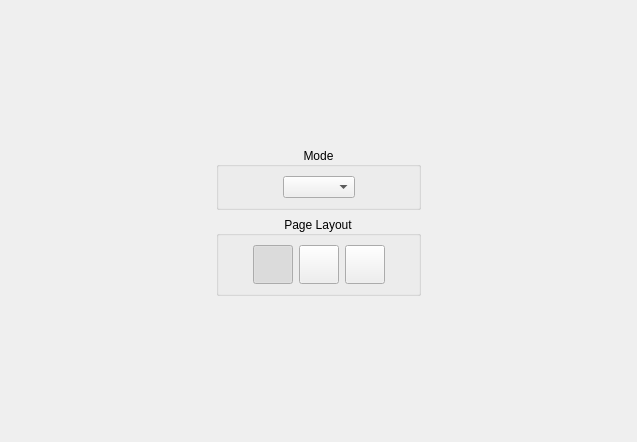
         <widget class="QWidget" name="scrollAreaWidgetContents">
          <property name="geometry">
           <rect>
            <x>0</x>
            <y>0</y>
            <width>637</width>
            <height>442</height>
           </rect>
          </property>
          <layout class="QGridLayout" name="gridLayout_2">
           <item row="1" column="1">
            <widget class="QGroupBox" name="layoutModeGroupBox">
             <property name="title">
              <string>Mode</string>
             </property>
             <property name="alignment">
              <set>Qt::AlignCenter</set>
             </property>
             <layout class="QHBoxLayout" name="horizontalLayout_25">
              <item>
               <spacer name="horizontalSpacer_57">
                <property name="orientation">
                 <enum>Qt::Horizontal</enum>
                </property>
                <property name="sizeHint" stdset="0">
                 <size>
                  <width>1</width>
                  <height>1</height>
                 </size>
                </property>
               </spacer>
              </item>
              <item>
               <widget class="QComboBox" name="layoutModeCB"/>
              </item>
              <item>
               <spacer name="horizontalSpacer_58">
                <property name="orientation">
                 <enum>Qt::Horizontal</enum>
                </property>
                <property name="sizeHint" stdset="0">
                 <size>
                  <width>1</width>
                  <height>1</height>
                 </size>
                </property>
               </spacer>
              </item>
             </layout>
            </widget>
           </item>
           <item row="2" column="1">
            <widget class="QGroupBox" name="pageLayoutGroup">
             <property name="title">
              <string>Page Layout</string>
             </property>
             <property name="alignment">
              <set>Qt::AlignCenter</set>
             </property>
             <layout class="QVBoxLayout" name="verticalLayout_8">
              <item>
               <layout class="QHBoxLayout" name="horizontalLayout_2">
                <property name="sizeConstraint">
                 <enum>QLayout::SetDefaultConstraint</enum>
                </property>
                <item>
                 <spacer name="horizontalSpacer_5">
                  <property name="orientation">
                   <enum>Qt::Horizontal</enum>
                  </property>
                  <property name="sizeHint" stdset="0">
                   <size>
                    <width>1</width>
                    <height>1</height>
                   </size>
                  </property>
                 </spacer>
                </item>
                <item>
                 <widget class="QToolButton" name="singlePageUncutBtn">
                  <property name="icon">
                   <iconset resource="../resources/resources.qrc">
                    <normaloff>:/icons/single_page_uncut.png</normaloff>
                    <normalon>:/icons/single_page_uncut_selected.png</normalon>:/icons/single_page_uncut.png</iconset>
                  </property>
                  <property name="iconSize">
                   <size>
                    <width>32</width>
                    <height>32</height>
                   </size>
                  </property>
                  <property name="checkable">
                   <bool>true</bool>
                  </property>
                  <property name="checked">
                   <bool>true</bool>
                  </property>
                  <property name="autoExclusive">
                   <bool>true</bool>
                  </property>
                 </widget>
                </item>
                <item>
                 <widget class="QToolButton" name="pagePlusOffcutBtn">
                  <property name="icon">
                   <iconset resource="../resources/resources.qrc">
                    <normaloff>:/icons/right_page_plus_offcut.png</normaloff>
                    <normalon>:/icons/right_page_plus_offcut_selected.png</normalon>:/icons/right_page_plus_offcut.png</iconset>
                  </property>
                  <property name="iconSize">
                   <size>
                    <width>32</width>
                    <height>32</height>
                   </size>
                  </property>
                  <property name="checkable">
                   <bool>true</bool>
                  </property>
                  <property name="checked">
                   <bool>false</bool>
                  </property>
                  <property name="autoExclusive">
                   <bool>true</bool>
                  </property>
                 </widget>
                </item>
                <item>
                 <widget class="QToolButton" name="twoPagesBtn">
                  <property name="icon">
                   <iconset resource="../resources/resources.qrc">
                    <normaloff>:/icons/two_pages.png</normaloff>
                    <normalon>:/icons/two_pages_selected.png</normalon>:/icons/two_pages.png</iconset>
                  </property>
                  <property name="iconSize">
                   <size>
                    <width>32</width>
                    <height>32</height>
                   </size>
                  </property>
                  <property name="checkable">
                   <bool>true</bool>
                  </property>
                  <property name="autoExclusive">
                   <bool>true</bool>
                  </property>
                 </widget>
                </item>
                <item>
                 <spacer name="horizontalSpacer_6">
                  <property name="orientation">
                   <enum>Qt::Horizontal</enum>
                  </property>
                  <property name="sizeHint" stdset="0">
                   <size>
                    <width>1</width>
                    <height>1</height>
                   </size>
                  </property>
                 </spacer>
                </item>
               </layout>
              </item>
             </layout>
            </widget>
           </item>
           <item row="2" column="0">
            <spacer name="horizontalSpacer_7">
             <property name="orientation">
              <enum>Qt::Horizontal</enum>
             </property>
             <property name="sizeHint" stdset="0">
              <size>
               <width>1</width>
               <height>1</height>
              </size>
             </property>
            </spacer>
           </item>
           <item row="2" column="2">
            <spacer name="horizontalSpacer_8">
             <property name="orientation">
              <enum>Qt::Horizontal</enum>
             </property>
             <property name="sizeHint" stdset="0">
              <size>
               <width>1</width>
               <height>1</height>
              </size>
             </property>
            </spacer>
           </item>
           <item row="0" column="1">
            <spacer name="verticalSpacer_3">
             <property name="orientation">
              <enum>Qt::Vertical</enum>
             </property>
             <property name="sizeHint" stdset="0">
              <size>
               <width>1</width>
               <height>1</height>
              </size>
             </property>
            </spacer>
           </item>
           <item row="3" column="1">
            <spacer name="verticalSpacer_4">
             <property name="orientation">
              <enum>Qt::Vertical</enum>
             </property>
             <property name="sizeHint" stdset="0">
              <size>
               <width>1</width>
               <height>1</height>
              </size>
             </property>
            </spacer>
           </item>
          </layout>
         </widget>
